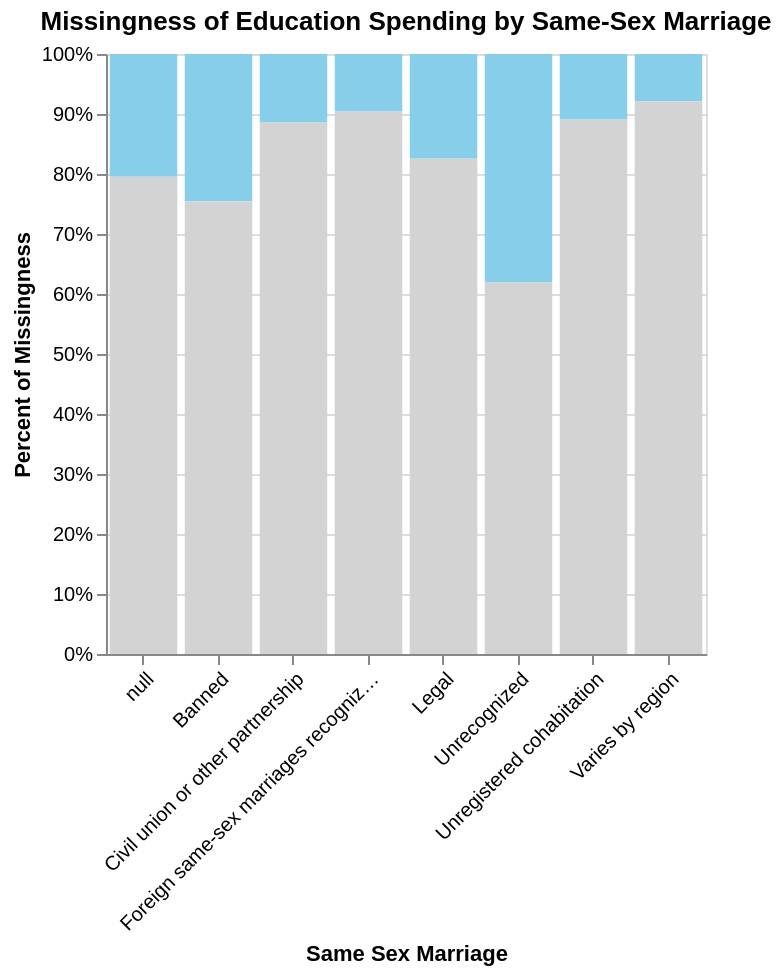

Notebook code for this chart:
### Code cell
# change R comment (not legal gender categories but same sex marriage)
spino_data["edu_missing"] = spino_data["edu_spend"].isnull()

alt.Chart(spino_data).mark_bar().encode(
    x=alt.X("same_sex_marriage:N").title("Same Sex Marriage").axis(alt.Axis(labelAngle=-45)),
    y=alt.Y("count()", stack="normalize", title="Percent of Missingness"),
    color=alt.Color("edu_missing:N",
                    scale=alt.Scale(domain=[True, False],
                                    range=["skyblue", "lightgrey"]),
                   legend=None),
    tooltip=["same_sex_marriage", "edu_missing", "count()"]
).properties(
    width=300,
    height=300,
    title="Missingness of Education Spending by Same-Sex Marriage"
)

### Figure 1 — Vega-Lite specification as saved in the notebook (floating-point values rounded to 4 significant figures; data arrays with more than 128 entries replaced by an {"elided": "..."} marker saying what was removed)
{"config": {"view": {"continuousWidth": 300, "continuousHeight": 300}}, "data": {"name": "data-cc8c9387eeb9c9a8a54e8fbaace6e848"}, "mark": {"type": "bar"}, "encoding": {"color": {"field": "edu_missing", "legend": null, "scale": {"domain": [true, false], "range": ["skyblue", "lightgrey"]}, "type": "nominal"}, "tooltip": [{"field": "same_sex_marriage", "type": "nominal"}, {"field": "edu_missing", "type": "nominal"}, {"aggregate": "count", "type": "quantitative"}], "x": {"axis": {"labelAngle": -45}, "field": "same_sex_marriage", "title": "Same Sex Marriage", "type": "nominal"}, "y": {"aggregate": "count", "stack": "normalize", "title": "Percent of Missingness", "type": "quantitative"}}, "height": 300, "title": "Missingness of Education Spending by Same-Sex Marriage", "width": 300, "$schema": "https://vega.github.io/schema/vega-lite/v5.20.1.json", "datasets": {"data-cc8c9387eeb9c9a8a54e8fbaace6e848": {"elided": "2125 records"}}}
